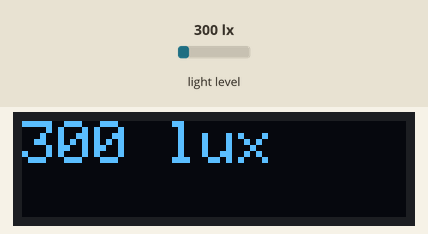
This program was run on a simulated ESP8266 (Wemos D1 mini). On the bench: 128×32 one-colour display. The test bench sets the inputs (shaded band); at power-on: light level 300 lx. What the program prints to the serial monitor is not drawn.

Above: at 1.2 s.
1.3 s: light level set to 40 lx
At 2.6 s:
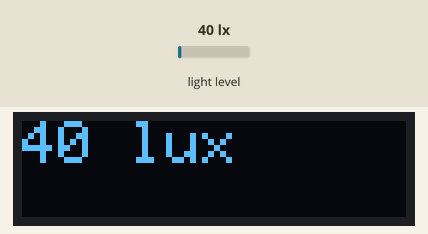
2.9 s: light level set to 500 lx
At 3.7 s:
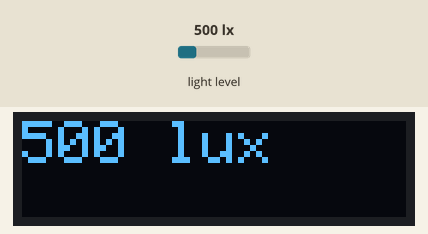
4.6 s: light level set to 1000 lx
At 6.0 s:
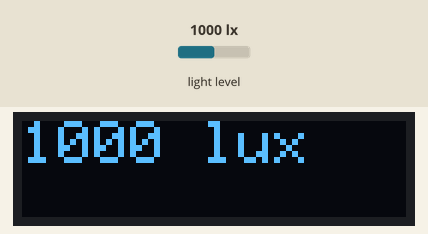
Timing chart, 0 to 7.6 s (numbered marks = the images above; inputs shaded):
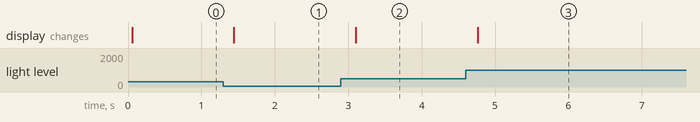

Measured:
- after the input at 1.3 s, the display: changes after 0.14 s (image 1)
- after the input at 2.9 s, the display: changes after 0.20 s (image 2)
- after the input at 4.6 s, the display: changes after 0.17 s (image 3)

The program:

main.cpp
```cpp
#include <Arduino.h>
#include <ESP8266WiFi.h>
#include <Adafruit_Sensor.h>
#include <Adafruit_TSL2561_U.h>
#include <Adafruit_GFX.h>
#include <Adafruit_SSD1306.h>

Adafruit_TSL2561_Unified tsl     = Adafruit_TSL2561_Unified(TSL2561_ADDR_FLOAT);
Adafruit_SSD1306         display = Adafruit_SSD1306(128, 32);

void setup() {
  Serial.begin(115200);
  WiFi.mode(WIFI_OFF);

  if (!tsl.begin()) {
    Serial.print("Ooops, no TSL2561 detected ... Check your wiring or I2C ADDR!");
    while (1);
  }

  tsl.setGain(TSL2561_GAIN_1X);
  tsl.setIntegrationTime(TSL2561_INTEGRATIONTIME_101MS);

  display.begin(SSD1306_SWITCHCAPVCC, 0x3C);
  display.clearDisplay();
  display.setTextSize(2);
  display.setTextColor(SSD1306_WHITE);
}

void loop() {
  sensors_event_t event;
  tsl.getEvent(&event);

  /* Display the results (light is measured in lux) */
  if (event.light) {
    Serial.print(event.light);
    Serial.println(" lux");
  } else {
    /* If event.light = 0 lux the sensor is probably saturated
       and no reliable data could be generated! */
    Serial.println("Sensor overload");
  }

  display.clearDisplay();
  display.setCursor(0, 0);
  display.print((int) event.light);
  display.println(" lux");
  display.display();

  delay(250);
}
```
